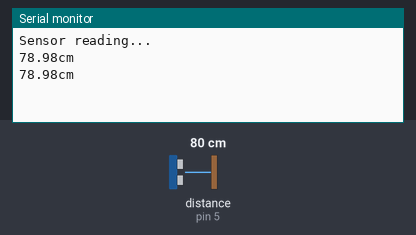
A sketch run on a simulated Arduino Uno, built with avr-gcc and run on an emulated ATmega328P. Shown: the last lines printed to the serial monitor. Wiring (inferred from the names in the program): ultrasonic range finder: trigger pin 4; echo pin 5. The inputs (shaded band) are chosen by the test bench; at power-on: distance to the obstacle (sensor on pin 5) 80 cm. The echo pulse lasts 58.3 µs per cm.

Above: at 1.8 s.
1.9 s: distance to the obstacle (sensor on pin 5) set to 2 cm
At 2.8 s:
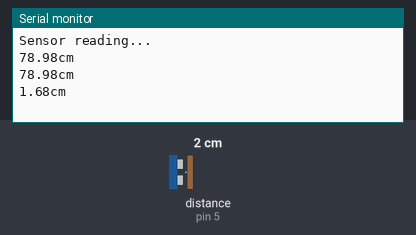
3.4 s: distance to the obstacle (sensor on pin 5) set to 4 cm
At 4.8 s:
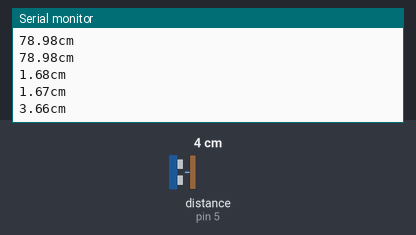
Timing chart, 0 to 6.4 s (numbered marks = the images above; inputs shaded):
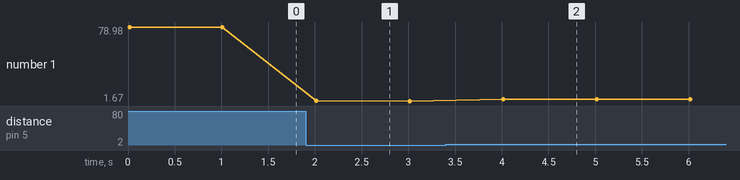

The sketch:

ultrasonic.ino
```cpp
/*
  Connecting Ultrasonic Sensor HC-SR04 with Arduino
  Autor: Henrique Koller
  Date: 13/12/2022
  Version: 1.0.0
 */


#define trigger 4
#define echo 5

float dist_cm;
const float _cmDivisor = 58.823529412; // Reflection Time from the sensor for a 1cm

void setup() {
  pinMode(trigger, OUTPUT);
  pinMode(echo, INPUT);
  digitalWrite(trigger, LOW); //Trigger inicia em LOW
  Serial.begin(9600);
  Serial.println("Sensor reading...");
}

void loop() {
 dist_cm = measureDistance();
 Serial.print(dist_cm);
 Serial.println("cm");
 delay(1000);
}

unsigned long ping() {
  digitalWrite(trigger, HIGH);
  delayMicroseconds(10);
  digitalWrite(trigger, LOW);
  return pulseIn(echo, HIGH);
}

float measureDistance(){
  float pulse;
  float dist;
  pulse = ping();
  dist = pulse / _cmDivisor;

  return dist;
}
```

Measured:
- after the input at 1.9 s, the serial monitor: prints a new line after 0.11 s (image 1)
- after the input at 3.4 s, the serial monitor: prints a new line after 0.61 s (image 2)
- plotted number 1: 78.98 → 1.67 after the input at 1.9 s, 1.67 → 3.66 after the input at 3.4 s
